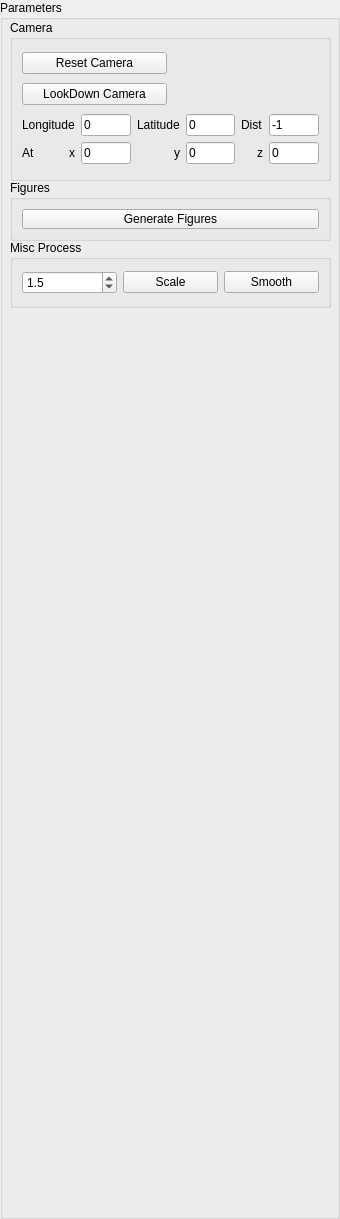
     <widget class="QGroupBox" name="Parameters_groupBox">
      <property name="sizePolicy">
       <sizepolicy hsizetype="Maximum" vsizetype="Minimum">
        <horstretch>0</horstretch>
        <verstretch>0</verstretch>
       </sizepolicy>
      </property>
      <property name="minimumSize">
       <size>
        <width>340</width>
        <height>141</height>
       </size>
      </property>
      <property name="title">
       <string>Parameters</string>
      </property>
      <widget class="QGroupBox" name="groupBox_24">
       <property name="geometry">
        <rect>
         <x>10</x>
         <y>20</y>
         <width>321</width>
         <height>161</height>
        </rect>
       </property>
       <property name="title">
        <string>Camera</string>
       </property>
       <layout class="QGridLayout" name="gridLayout_7">
        <item row="0" column="0">
         <widget class="QPushButton" name="resetCamera">
          <property name="text">
           <string>Reset Camera</string>
          </property>
         </widget>
        </item>
        <item row="1" column="0">
         <widget class="QPushButton" name="lookdownCamera">
          <property name="text">
           <string>LookDown Camera</string>
          </property>
         </widget>
        </item>
        <item row="2" column="0" colspan="2">
         <layout class="QGridLayout" name="gridLayout_15">
          <item row="0" column="4">
           <widget class="QLineEdit" name="camera_latitude_angle_edit">
            <property name="text">
             <string>0</string>
            </property>
           </widget>
          </item>
          <item row="0" column="3">
           <widget class="QLabel" name="label_29">
            <property name="text">
             <string>Latitude</string>
            </property>
           </widget>
          </item>
          <item row="1" column="2">
           <widget class="QLineEdit" name="camera_lookat_x_edit">
            <property name="text">
             <string>0</string>
            </property>
           </widget>
          </item>
          <item row="0" column="6">
           <widget class="QLineEdit" name="camera_dist_edit">
            <property name="text">
             <string>-1</string>
            </property>
           </widget>
          </item>
          <item row="0" column="5">
           <widget class="QLabel" name="label_30">
            <property name="text">
             <string>Dist</string>
            </property>
           </widget>
          </item>
          <item row="0" column="2">
           <widget class="QLineEdit" name="camera_longitude_angle_edit">
            <property name="text">
             <string>0</string>
            </property>
           </widget>
          </item>
          <item row="1" column="0">
           <widget class="QLabel" name="label_32">
            <property name="text">
             <string>At</string>
            </property>
           </widget>
          </item>
          <item row="1" column="1">
           <widget class="QLabel" name="label_33">
            <property name="text">
             <string>x</string>
            </property>
            <property name="alignment">
             <set>Qt::AlignmentFlag::AlignRight|Qt::AlignmentFlag::AlignTrailing|Qt::AlignmentFlag::AlignVCenter</set>
            </property>
           </widget>
          </item>
          <item row="0" column="0" colspan="2">
           <widget class="QLabel" name="label_31">
            <property name="text">
             <string>Longitude</string>
            </property>
           </widget>
          </item>
          <item row="1" column="3">
           <widget class="QLabel" name="label_34">
            <property name="text">
             <string>y</string>
            </property>
            <property name="alignment">
             <set>Qt::AlignmentFlag::AlignRight|Qt::AlignmentFlag::AlignTrailing|Qt::AlignmentFlag::AlignVCenter</set>
            </property>
           </widget>
          </item>
          <item row="1" column="4">
           <widget class="QLineEdit" name="camera_lookat_y_edit">
            <property name="text">
             <string>0</string>
            </property>
           </widget>
          </item>
          <item row="1" column="6">
           <widget class="QLineEdit" name="camera_lookat_z_edit">
            <property name="text">
             <string>0</string>
            </property>
           </widget>
          </item>
          <item row="1" column="5">
           <widget class="QLabel" name="label_35">
            <property name="text">
             <string>z</string>
            </property>
            <property name="alignment">
             <set>Qt::AlignmentFlag::AlignRight|Qt::AlignmentFlag::AlignTrailing|Qt::AlignmentFlag::AlignVCenter</set>
            </property>
           </widget>
          </item>
         </layout>
        </item>
       </layout>
      </widget>
      <widget class="QLabel" name="display_widget">
       <property name="geometry">
        <rect>
         <x>-10</x>
         <y>1060</y>
         <width>321</width>
         <height>150</height>
        </rect>
       </property>
       <property name="minimumSize">
        <size>
         <width>300</width>
         <height>150</height>
        </size>
       </property>
       <property name="maximumSize">
        <size>
         <width>16777215</width>
         <height>100</height>
        </size>
       </property>
       <property name="autoFillBackground">
        <bool>false</bool>
       </property>
       <property name="text">
        <string/>
       </property>
      </widget>
      <widget class="QGroupBox" name="groupBox_18">
       <property name="geometry">
        <rect>
         <x>10</x>
         <y>180</y>
         <width>321</width>
         <height>61</height>
        </rect>
       </property>
       <property name="title">
        <string>Figures</string>
       </property>
       <layout class="QGridLayout" name="gridLayout_13">
        <item row="0" column="0">
         <widget class="QPushButton" name="generate_figures_button">
          <property name="text">
           <string>Generate Figures</string>
          </property>
         </widget>
        </item>
       </layout>
      </widget>
      <widget class="QGroupBox" name="groupBox">
       <property name="geometry">
        <rect>
         <x>10</x>
         <y>240</y>
         <width>321</width>
         <height>68</height>
        </rect>
       </property>
       <property name="title">
        <string>Misc Process</string>
       </property>
       <layout class="QHBoxLayout" name="horizontalLayout_9">
        <item>
         <widget class="QDoubleSpinBox" name="scale_input">
          <property name="decimals">
           <number>1</number>
          </property>
          <property name="minimum">
           <double>0.100000000000000</double>
          </property>
          <property name="maximum">
           <double>10.000000000000000</double>
          </property>
          <property name="singleStep">
           <double>0.100000000000000</double>
          </property>
          <property name="stepType">
           <enum>QAbstractSpinBox::StepType::DefaultStepType</enum>
          </property>
          <property name="value">
           <double>1.500000000000000</double>
          </property>
         </widget>
        </item>
        <item>
         <widget class="QPushButton" name="scale_button">
          <property name="text">
           <string>Scale</string>
          </property>
         </widget>
        </item>
        <item>
         <widget class="QPushButton" name="smooth_button">
          <property name="text">
           <string>Smooth</string>
          </property>
         </widget>
        </item>
       </layout>
      </widget>
     </widget>
